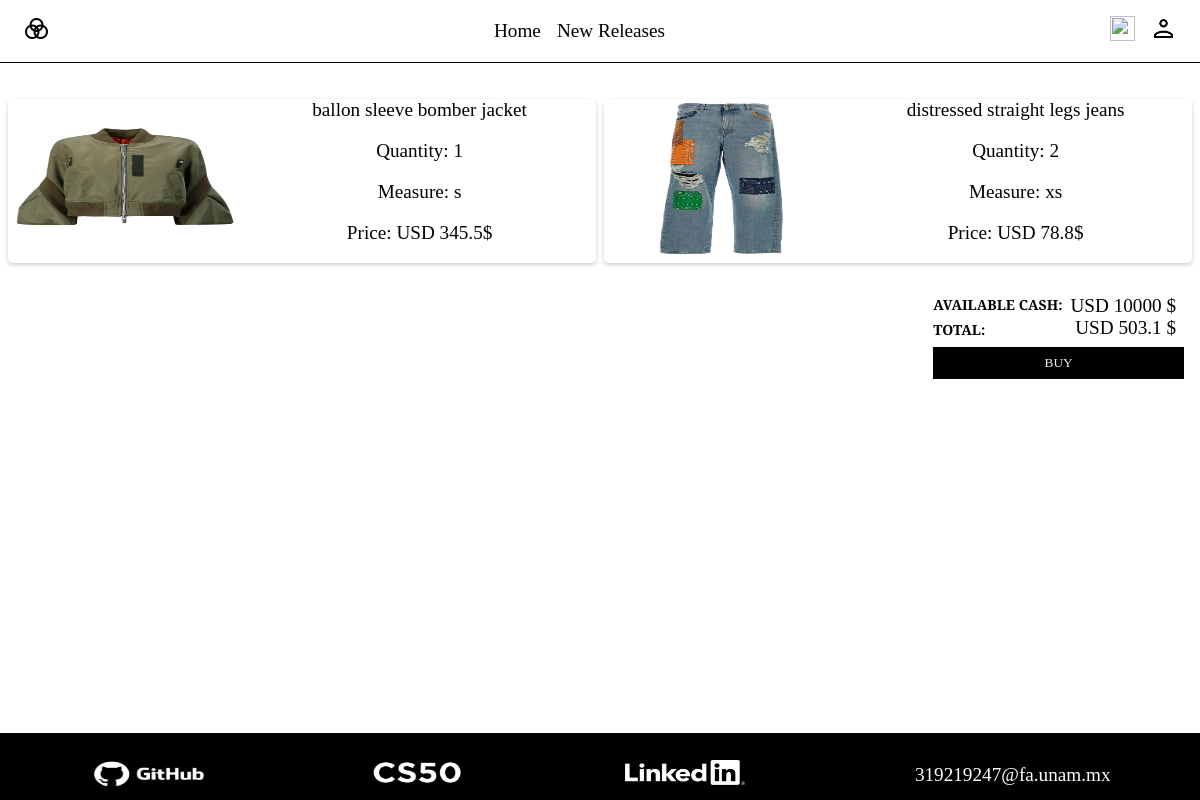
Screenshot of /shopping (signed in) with the database file from the repository.
### tables this page shows
CREATE TABLE cart (id INTEGER PRIMARY KEY AUTOINCREMENT, user_id INTEGER NOT NULL, product_id INTEGER NOT NULL, quantity INTEGER NOT NULL, measure VARCHAR(5) NOT NULL, price MONEY NOT NULL,   FOREIGN KEY (user_id) REFERENCES users(id), FOREIGN KEY (product_id) REFERENCES products(id));

CREATE TABLE products (id INTEGER PRIMARY KEY AUTOINCREMENT, name TEXT NOT NULL, description TEXT NOT NULL, price MONEY NOT NULL, stock INTEGER DEFAULT 0, year_of_release DATE NOT NULL, main_color VARCHAR(50) NOT NULL, season VARCHAR(7) NOT NULL, creator VARCHAR(100) DEFAULT unknown, category VARCHAR(25) NOT NULL, image_path VARCHAR(255) NOT NULL);

CREATE TABLE users (id INTEGER PRIMARY KEY AUTOINCREMENT, username TEXT NOT NULL, hash TEXT NOT NULL, money MONEY DEFAULT 10000.00);

### app.py (the view, shortened to what this page needs)
@app.route("/shopping", methods=["GET", "POST"])
def shopping():
    db.execute(
        "CREATE TABLE IF NOT EXISTS cart (id INTEGER PRIMARY KEY AUTOINCREMENT, user_id INTEGER NOT NULL, product_id INTEGER NOT NULL, quantity INTEGER NOT NULL, measure VARCHAR(5) NOT NULL, price MONEY NOT NULL,   FOREIGN KEY (user_id) REFERENCES users(id), FOREIGN KEY (product_id) REFERENCES products(id));"
    )
    if not "user_id" in session:
        flash("Log in to add items to your cart", "info")
        return redirect(url_for("home"))
    money = db.execute("SELECT money FROM users WHERE id = ?", session["user_id"])[0][
        "money"
    ]
    rows = db.execute(
        "SELECT cart.*, image_path, name from products INNER JOIN cart ON products.id = cart.product_id WHERE cart.user_id = ?",
        session["user_id"],
    )
    if len(rows) == 0:
        flash("Your cart is empty", "info")
        return redirect(url_for("home"))
    totalCost = 0
    for row in rows:
        quantity = row["quantity"]
        price = row["price"]
        totalCost += quantity * price
    totalCost = round(totalCost, 2)
    if request.method == "GET":
        return render_template(
            "shopping.html",
            rows=rows,
            money=money,
            totalCost=totalCost,
        )

### templates/shopping.html (shortened to what this page needs)
{% extends "layout.html" %}
{% block content %}
<br>
<br>
<div class="container">
    {% for row in rows %}
    <div class="cart-item">
        <div class="bar-40">
            <img src="{{row['image_path']}}" alt="">
        </div>
        <div class="bar-60">
            <span>{{row["name"]}} </span>
            <span>Quantity: {{row["quantity"]}} </span>
            <span>Measure: {{row["measure"]}} </span>
            <span>Price: USD {{row["price"]}}$ </span>
        </div>
    </div>
    {% endfor %}
</div>
<div class="buy-container">
    <div class="buy-cart">
        <div class="buy-price-container">
            <div class="buy-row">
                <span class="cart-money">AVAILABLE CASH:</span>
                <span class="cart-money">TOTAL:</span>
            </div>
            <div class="buy-row">
                <span class="rigth">USD {{money}} $ </span>
                <span class="rigth">USD {{totalCost}} $ </span>
            </div>
        </div>
        <form id="shopping-form" method="POST" action="/shopping">
            <button>BUY</button>
        </form>
    </div>
</div>
{% endblock %}

### templates/layout.html (shortened to what this page needs)
<!DOCTYPE html>
<html lang="en">
<head>
    <link rel="stylesheet" type="text/css" href="{{ url_for('static', filename='app.css') }}">
</head>
<body>
    <nav class="nav-bar " id="global-nav">
        <div class="nav-box" id="unity">
            <a href="/">
                <img src="/static/icons/unity.png" alt="" class="nav-img">
            </a>
        </div>
        <div class="nav-box">
            <a href="/">Home</a>
            <a href="/newReleases">New Releases</a>
        </div>
        <div class="nav-box">
            <a href="/shopping">
                <img src="/static/icons/add-cart.png" alt="" class="nav-img">
            </a>
            <a href="/user">
                <img src="/static/icons/user.png" alt="" class="nav-img">
            </a>
        </div>
    </nav>
    {% block content %}
    {% endblock %}
    <footer>
        <div class="footer-row">
            <div id="myprofile">
                <a href="https://github.com/AngelCorona117">
                    <img src="/static/icons/github-with-name.png" alt="" class="logo " id="profile">
                </a>
            </div>
        </div>
        <div class="footer-row">
            <a href="https://pll.harvard.edu/course/cs50-introduction-computer-science?delta=0"><img
                    src="/static/icons/CS50.webp" alt="Logo" width="147" height="26" class="logo" id="footerCS50"></a>
        </div>
        <div class="footer-row">
            <a href="https://www.linkedin.com/in/%C3%A1ngel-corona-62b924268/">
                <img src="/static/icons/Logo-Linkedin-blanc.webp" alt="" class="logo " id="linkedin">
            </a>
        </div>
        <div class="footer-row">
            <div id="myprofile">
                <a href="mailto:319219247@fa.unam.mx">
                    <span id="profile-text">319219247@fa.unam.mx</span>
                </a>
            </div>
        </div>
    </footer>
</body>
</html>

### static/app.css (style rules this page uses)
* { padding: 0%; margin: 0%; box-sizing: border-box; font-family: 'Josefin Slab', serif; font-weight: 500; }
span { font-family: 'Josefin Slab', serif; font-weight: 500; }
html, body { height: 100%; }
a { padding: none; text-decoration: none; color: black; margin: none; }
.nav-bar { display: flex; justify-content: space-between; padding: 1rem 1rem; align-items: center; border-bottom: 1px solid black; }
#global-nav { display: none; }
.nav-img { width: 25px; height: 25px; margin: none; padding: none; }
nav a { margin: 0 0.5rem; }
.nav-box { display: flex; align-items: center; width: auto; }
.nav-box a, span { font-family: 'Josefin Slab', serif; font-size: 1.2rem; font-weight: 500; }
footer { display: flex; flex-direction: row; flex-wrap: wrap; justify-content: space-around; align-items: center; padding: 0.5rem; position: sticky; top: 100%; background-color: #000000; margin-top: 2rem; }
.footer-row { display: flex; flex-direction: column; align-items: center; padding: 1rem 1rem 0 1rem; }
#myprofile a { display: flex; align-items: center; }
#profile-text { color: white; font-stretch: extra-expanded; padding-left: 7px; }
#profile { width: 120px; height: 35px; }
#footerCS50 { width: 90px; height: 23px; }
#linkedin { width: 120px; height: 25px; }
.container { display: flex; flex-direction: row; justify-content: space-evenly; align-items: baseline; flex-wrap: wrap; width: 100%; height: auto; padding: none; margin: none; }
.cart-item { width: 90%; margin-bottom: 1rem; height: auto; display: flex; flex-direction: row; justify-content: space-between; align-items: stretch; background-color: white; box-shadow: 0 2px 4px rgba(0, 0, 0, 0.2); border-radius: 5px; }
.cart-item span { flex-grow: 1; text-align: center; }
.bar-40 { width: 40%; }
.bar-60 { width: 60%; display: flex; flex-direction: column; }
.bar-40 img { width: 100%; height: 20vh; }
.buy-container { width: 100%; display: flex; justify-content: flex-end; }
.buy-cart { display: flex; width: auto; margin: 1rem; flex-direction: column; }
#shopping-form button { background-color: #000000; color: #EEEEEE; border: none; padding: 0.5rem 1rem; width: 100%; margin-top: 0.5rem; margin-right: 0.5rem; }
.buy-row { display: flex; flex-direction: column; justify-content: space-between; padding-right: 0.5rem; }
.buy-price-container { display: flex; flex-direction: row; }
.rigth { align-self: flex-end; font: weight 400; }
.cart-money { font-size: 14px; font-weight: 600; }
@media screen and (min-width: 790px) { .nav-bar { display: none; } }
@media screen and (min-width: 790px) { .cart-item { width: 49%; } }
@media screen and (min-width: 790px) { #global-nav { display: flex; } }

### rows the page displays
cart: image_path (picture), name "ballon sleeve bomber jacket", quantity "1", measure "s", price "345.5"
cart: image_path (picture), name "distressed straight legs jeans", quantity "2", measure "xs", price "78.8"
users: money "10000"

### other values shown
{{ totalCost }} "503.1"
